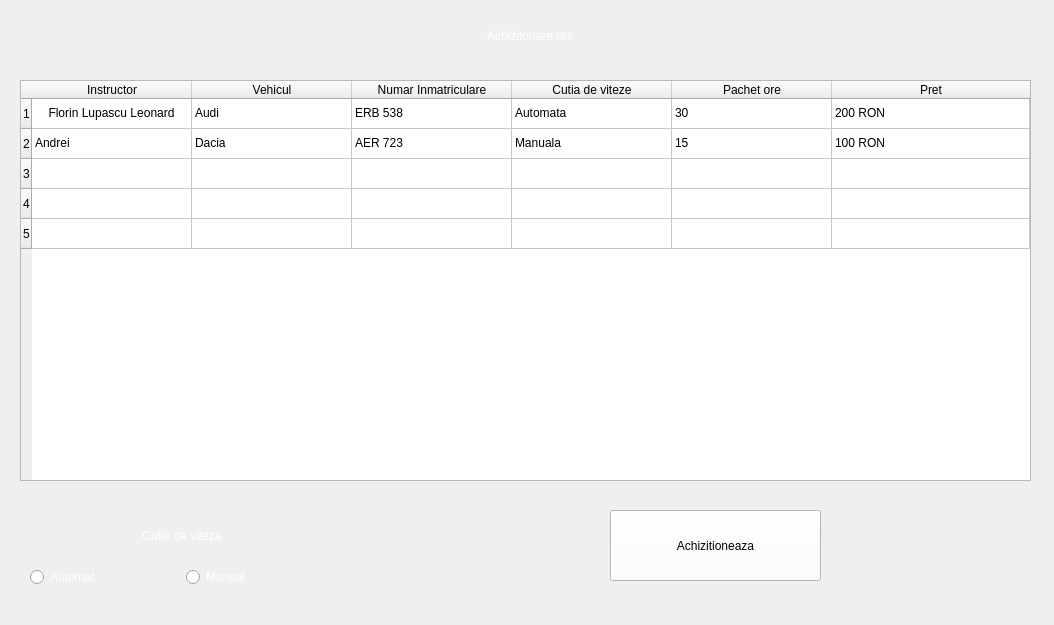
<?xml version="1.0" encoding="UTF-8"?>
<ui version="4.0">
 <class>MainWindow</class>
 <widget class="QMainWindow" name="MainWindow">
  <property name="geometry">
   <rect>
    <x>0</x>
    <y>0</y>
    <width>1054</width>
    <height>625</height>
   </rect>
  </property>
  <property name="windowTitle">
   <string>MainWindow</string>
  </property>
  <widget class="QWidget" name="centralwidget">
   <widget class="QLabel" name="image_background">
    <property name="geometry">
     <rect>
      <x>-90</x>
      <y>-50</y>
      <width>1311</width>
      <height>851</height>
     </rect>
    </property>
    <property name="autoFillBackground">
     <bool>true</bool>
    </property>
    <property name="text">
     <string/>
    </property>
    <property name="pixmap">
     <pixmap>C:/Users/cojoc/Downloads/Image1.png</pixmap>
    </property>
   </widget>
   <widget class="QLabel" name="login_titlu_label">
    <property name="geometry">
     <rect>
      <x>0</x>
      <y>-10</y>
      <width>1061</width>
      <height>91</height>
     </rect>
    </property>
    <property name="styleSheet">
     <string notr="true">color: rgb(255, 255, 255);
font: 87 25pt &quot;Arial Black&quot;;</string>
    </property>
    <property name="text">
     <string>Achizitonare ore</string>
    </property>
    <property name="alignment">
     <set>Qt::AlignCenter</set>
    </property>
   </widget>
   <widget class="QPushButton" name="achizitioneaza_button">
    <property name="geometry">
     <rect>
      <x>610</x>
      <y>510</y>
      <width>211</width>
      <height>71</height>
     </rect>
    </property>
    <property name="styleSheet">
     <string notr="true">background-color: rgb(255, 255, 255);
font: 16pt &quot;Arial&quot;;
</string>
    </property>
    <property name="text">
     <string>Achizitioneaza</string>
    </property>
   </widget>
   <widget class="QTableWidget" name="tableWidget">
    <property name="geometry">
     <rect>
      <x>20</x>
      <y>80</y>
      <width>1011</width>
      <height>401</height>
     </rect>
    </property>
    <property name="frameShadow">
     <enum>QFrame::Raised</enum>
    </property>
    <property name="autoScrollMargin">
     <number>10</number>
    </property>
    <property name="editTriggers">
     <set>QAbstractItemView::SelectedClicked</set>
    </property>
    <property name="alternatingRowColors">
     <bool>false</bool>
    </property>
    <property name="selectionMode">
     <enum>QAbstractItemView::SingleSelection</enum>
    </property>
    <property name="selectionBehavior">
     <enum>QAbstractItemView::SelectRows</enum>
    </property>
    <property name="gridStyle">
     <enum>Qt::SolidLine</enum>
    </property>
    <property name="sortingEnabled">
     <bool>true</bool>
    </property>
    <property name="wordWrap">
     <bool>true</bool>
    </property>
    <property name="cornerButtonEnabled">
     <bool>true</bool>
    </property>
    <attribute name="horizontalHeaderVisible">
     <bool>true</bool>
    </attribute>
    <attribute name="horizontalHeaderDefaultSectionSize">
     <number>160</number>
    </attribute>
    <attribute name="horizontalHeaderHighlightSections">
     <bool>false</bool>
    </attribute>
    <attribute name="horizontalHeaderMinimumSectionSize">
     <number>60</number>
    </attribute>
    <attribute name="horizontalHeaderStretchLastSection">
     <bool>true</bool>
    </attribute>
    <attribute name="verticalHeaderHighlightSections">
     <bool>true</bool>
    </attribute>
    <row>
     <property name="text">
      <string>1</string>
     </property>
    </row>
    <row>
     <property name="text">
      <string>2</string>
     </property>
    </row>
    <row>
     <property name="text">
      <string>3</string>
     </property>
    </row>
    <row>
     <property name="text">
      <string>4</string>
     </property>
    </row>
    <row>
     <property name="text">
      <string>5</string>
     </property>
    </row>
    <column>
     <property name="text">
      <string>Instructor</string>
     </property>
    </column>
    <column>
     <property name="text">
      <string>Vehicul</string>
     </property>
    </column>
    <column>
     <property name="text">
      <string>Numar Inmatriculare</string>
     </property>
    </column>
    <column>
     <property name="text">
      <string>Cutia de viteze</string>
     </property>
    </column>
    <column>
     <property name="text">
      <string>Pachet ore</string>
     </property>
    </column>
    <column>
     <property name="text">
      <string>Pret</string>
     </property>
    </column>
    <item row="0" column="0">
     <property name="text">
      <string>Florin Lupascu Leonard</string>
     </property>
     <property name="textAlignment">
      <set>AlignCenter</set>
     </property>
    </item>
    <item row="0" column="1">
     <property name="text">
      <string>Audi</string>
     </property>
    </item>
    <item row="0" column="2">
     <property name="text">
      <string>ERB 538</string>
     </property>
    </item>
    <item row="0" column="3">
     <property name="text">
      <string>Automata</string>
     </property>
    </item>
    <item row="0" column="4">
     <property name="text">
      <string>30</string>
     </property>
    </item>
    <item row="0" column="5">
     <property name="text">
      <string>200 RON</string>
     </property>
    </item>
    <item row="1" column="0">
     <property name="text">
      <string>Andrei</string>
     </property>
    </item>
    <item row="1" column="1">
     <property name="text">
      <string>Dacia</string>
     </property>
    </item>
    <item row="1" column="2">
     <property name="text">
      <string>AER 723</string>
     </property>
    </item>
    <item row="1" column="3">
     <property name="text">
      <string>Manuala</string>
     </property>
    </item>
    <item row="1" column="4">
     <property name="text">
      <string>15</string>
     </property>
    </item>
    <item row="1" column="5">
     <property name="text">
      <string>100 RON</string>
     </property>
    </item>
   </widget>
   <widget class="QWidget" name="layoutWidget">
    <property name="geometry">
     <rect>
      <x>30</x>
      <y>510</y>
      <width>305</width>
      <height>77</height>
     </rect>
    </property>
    <layout class="QGridLayout" name="cutieDeVitezeLayout">
     <item row="1" column="0">
      <widget class="QRadioButton" name="automatRB">
       <property name="styleSheet">
        <string notr="true">color: rgb(255, 255, 255);
font: 16pt &quot;Arial&quot;;
</string>
       </property>
       <property name="text">
        <string>Automat</string>
       </property>
      </widget>
     </item>
     <item row="1" column="1">
      <widget class="QRadioButton" name="manualRB">
       <property name="styleSheet">
        <string notr="true">color: rgb(255, 255, 255);
font: 16pt &quot;Arial&quot;;
</string>
       </property>
       <property name="text">
        <string>Manual</string>
       </property>
      </widget>
     </item>
     <item row="0" column="0" colspan="2" alignment="Qt::AlignHCenter">
      <widget class="QLabel" name="cutie_de_viteza_label">
       <property name="styleSheet">
        <string notr="true">color: rgb(255, 255, 255);
font: 16pt &quot;Arial&quot;;
</string>
       </property>
       <property name="text">
        <string>Cutie de viteza</string>
       </property>
       <property name="alignment">
        <set>Qt::AlignCenter</set>
       </property>
      </widget>
     </item>
    </layout>
   </widget>
  </widget>
 </widget>
 <resources/>
 <connections/>
</ui>
